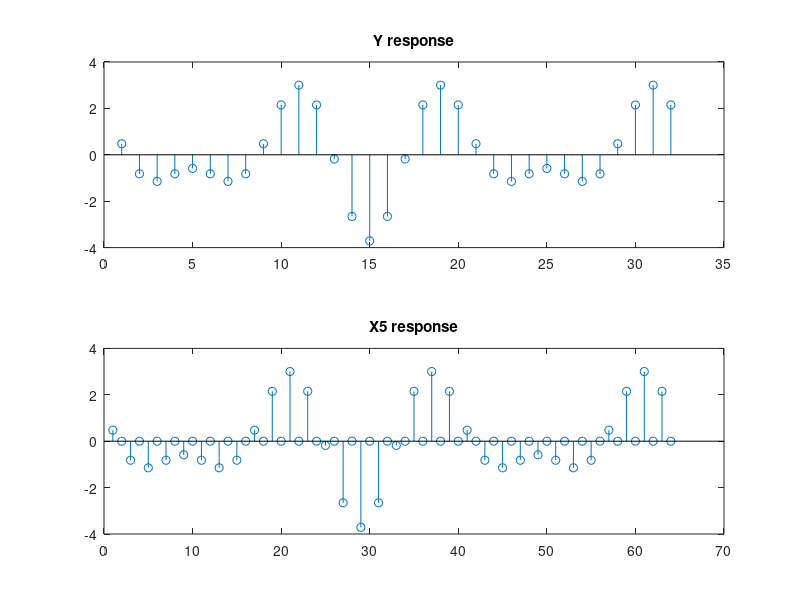

The MATLAB script that drew this image:
%problem 8.39
n = [0:1:31];
x1 = cos(0.2*pi*n);
x2 = sin(0.3*pi*n);
%upsampling
x3 = upsample(x1,2);
x4 = upsample(x2,2);


%ploting y 

X1 = fft(x1,32); X2 = fft(x2,32);
Y = X1.*X2;
y = ifft(Y,32);


subplot(2,1,1);
stem(y)
title('Y response')

N = 64;

X3 = fft(x3,N); X4 = fft(x4,N);
X5 = X3.*X4;
x5 = ifft(X5,N);

subplot (2,1,2);
stem(x5)
title('X5 response')

